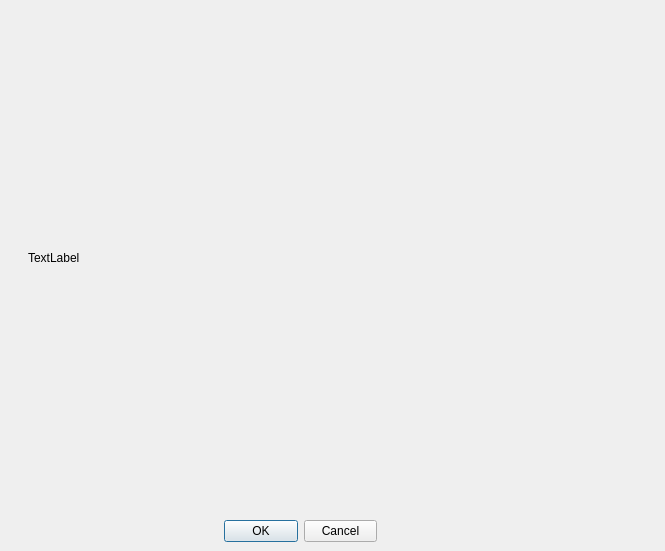
<?xml version="1.0" encoding="UTF-8"?>
<ui version="4.0">
 <class>TeleTextDialog</class>
 <widget class="QDialog" name="TeleTextDialog">
  <property name="geometry">
   <rect>
    <x>0</x>
    <y>0</y>
    <width>665</width>
    <height>551</height>
   </rect>
  </property>
  <property name="windowTitle">
   <string>Dialog</string>
  </property>
  <widget class="QWidget" name="layoutWidget">
   <property name="geometry">
    <rect>
     <x>224</x>
     <y>516</y>
     <width>153</width>
     <height>31</height>
    </rect>
   </property>
   <layout class="QHBoxLayout">
    <property name="spacing">
     <number>6</number>
    </property>
    <property name="leftMargin">
     <number>0</number>
    </property>
    <property name="topMargin">
     <number>0</number>
    </property>
    <property name="rightMargin">
     <number>0</number>
    </property>
    <property name="bottomMargin">
     <number>0</number>
    </property>
    <item>
     <widget class="QPushButton" name="okButton">
      <property name="text">
       <string>OK</string>
      </property>
     </widget>
    </item>
    <item>
     <widget class="QPushButton" name="cancelButton">
      <property name="text">
       <string>Cancel</string>
      </property>
     </widget>
    </item>
   </layout>
  </widget>
  <widget class="QLabel" name="Page">
   <property name="geometry">
    <rect>
     <x>28</x>
     <y>20</y>
     <width>600</width>
     <height>475</height>
    </rect>
   </property>
   <property name="text">
    <string>TextLabel</string>
   </property>
  </widget>
 </widget>
 <resources/>
 <connections>
  <connection>
   <sender>okButton</sender>
   <signal>clicked()</signal>
   <receiver>TeleTextDialog</receiver>
   <slot>accept()</slot>
   <hints>
    <hint type="sourcelabel">
     <x>278</x>
     <y>253</y>
    </hint>
    <hint type="destinationlabel">
     <x>96</x>
     <y>254</y>
    </hint>
   </hints>
  </connection>
  <connection>
   <sender>cancelButton</sender>
   <signal>clicked()</signal>
   <receiver>TeleTextDialog</receiver>
   <slot>reject()</slot>
   <hints>
    <hint type="sourcelabel">
     <x>369</x>
     <y>253</y>
    </hint>
    <hint type="destinationlabel">
     <x>179</x>
     <y>282</y>
    </hint>
   </hints>
  </connection>
 </connections>
</ui>
